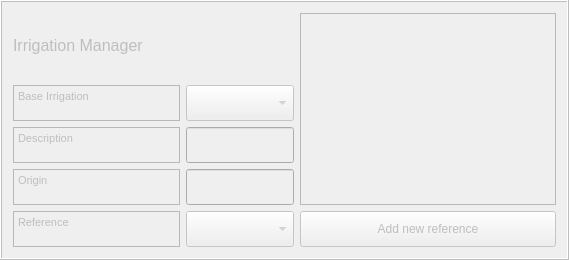
    <widget class="QFrame" name="frame1">
     <property name="enabled">
      <bool>false</bool>
     </property>
     <property name="sizePolicy">
      <sizepolicy hsizetype="Expanding" vsizetype="Preferred">
       <horstretch>0</horstretch>
       <verstretch>0</verstretch>
      </sizepolicy>
     </property>
     <property name="maximumSize">
      <size>
       <width>2000</width>
       <height>16777215</height>
      </size>
     </property>
     <property name="frameShape">
      <enum>QFrame::Box</enum>
     </property>
     <property name="frameShadow">
      <enum>QFrame::Raised</enum>
     </property>
     <layout class="QGridLayout" name="gridLayout_2">
      <item row="0" column="0">
       <widget class="QLabel" name="label_46">
        <property name="text">
         <string>&lt;!DOCTYPE HTML PUBLIC &quot;-//W3C//DTD HTML 4.0//EN&quot; &quot;http://www.w3.org/TR/REC-html40/strict.dtd&quot;&gt;
&lt;html&gt;&lt;head&gt;&lt;meta name=&quot;qrichtext&quot; content=&quot;1&quot; /&gt;&lt;style type=&quot;text/css&quot;&gt;
p, li { white-space: pre-wrap; }
&lt;/style&gt;&lt;/head&gt;&lt;body style=&quot; font-family:'MS Shell Dlg 2'; font-size:8pt; font-weight:400; font-style:normal;&quot;&gt;
&lt;p style=&quot; margin-top:0px; margin-bottom:0px; margin-left:0px; margin-right:0px; -qt-block-indent:0; text-indent:0px;&quot;&gt;&lt;span style=&quot; font-size:12pt;&quot;&gt;Irrigation Manager&lt;/span&gt;&lt;/p&gt;&lt;/body&gt;&lt;/html&gt;</string>
        </property>
       </widget>
      </item>
      <item row="0" column="2" rowspan="4">
       <widget class="QTextBrowser" name="textBrowserRef">
        <property name="sizePolicy">
         <sizepolicy hsizetype="Expanding" vsizetype="Expanding">
          <horstretch>0</horstretch>
          <verstretch>0</verstretch>
         </sizepolicy>
        </property>
        <property name="maximumSize">
         <size>
          <width>900</width>
          <height>500</height>
         </size>
        </property>
       </widget>
      </item>
      <item row="1" column="0">
       <widget class="QTextBrowser" name="textBrowserBaseESTM">
        <property name="sizePolicy">
         <sizepolicy hsizetype="Expanding" vsizetype="Preferred">
          <horstretch>0</horstretch>
          <verstretch>0</verstretch>
         </sizepolicy>
        </property>
        <property name="maximumSize">
         <size>
          <width>167</width>
          <height>36</height>
         </size>
        </property>
        <property name="html">
         <string>&lt;!DOCTYPE HTML PUBLIC &quot;-//W3C//DTD HTML 4.0//EN&quot; &quot;http://www.w3.org/TR/REC-html40/strict.dtd&quot;&gt;
&lt;html&gt;&lt;head&gt;&lt;meta name=&quot;qrichtext&quot; content=&quot;1&quot; /&gt;&lt;style type=&quot;text/css&quot;&gt;
p, li { white-space: pre-wrap; }
&lt;/style&gt;&lt;/head&gt;&lt;body style=&quot; font-family:'MS Shell Dlg 2'; font-size:8.25pt; font-weight:400; font-style:normal;&quot;&gt;
&lt;p style=&quot; margin-top:0px; margin-bottom:0px; margin-left:0px; margin-right:0px; -qt-block-indent:0; text-indent:0px;&quot;&gt;&lt;span style=&quot; font-size:8pt;&quot;&gt;Base Irrigation&lt;/span&gt;&lt;/p&gt;&lt;/body&gt;&lt;/html&gt;</string>
        </property>
       </widget>
      </item>
      <item row="1" column="1">
       <widget class="QComboBox" name="comboBoxBaseIrr">
        <property name="sizePolicy">
         <sizepolicy hsizetype="Preferred" vsizetype="Preferred">
          <horstretch>0</horstretch>
          <verstretch>0</verstretch>
         </sizepolicy>
        </property>
        <property name="minimumSize">
         <size>
          <width>0</width>
          <height>36</height>
         </size>
        </property>
        <property name="maximumSize">
         <size>
          <width>500</width>
          <height>36</height>
         </size>
        </property>
       </widget>
      </item>
      <item row="2" column="0">
       <widget class="QTextBrowser" name="textBrowserDesc">
        <property name="sizePolicy">
         <sizepolicy hsizetype="Expanding" vsizetype="Preferred">
          <horstretch>0</horstretch>
          <verstretch>0</verstretch>
         </sizepolicy>
        </property>
        <property name="maximumSize">
         <size>
          <width>167</width>
          <height>36</height>
         </size>
        </property>
        <property name="html">
         <string>&lt;!DOCTYPE HTML PUBLIC &quot;-//W3C//DTD HTML 4.0//EN&quot; &quot;http://www.w3.org/TR/REC-html40/strict.dtd&quot;&gt;
&lt;html&gt;&lt;head&gt;&lt;meta name=&quot;qrichtext&quot; content=&quot;1&quot; /&gt;&lt;style type=&quot;text/css&quot;&gt;
p, li { white-space: pre-wrap; }
&lt;/style&gt;&lt;/head&gt;&lt;body style=&quot; font-family:'MS Shell Dlg 2'; font-size:8.25pt; font-weight:400; font-style:normal;&quot;&gt;
&lt;p style=&quot; margin-top:0px; margin-bottom:0px; margin-left:0px; margin-right:0px; -qt-block-indent:0; text-indent:0px;&quot;&gt;&lt;span style=&quot; font-size:8pt;&quot;&gt;Description&lt;/span&gt;&lt;/p&gt;&lt;/body&gt;&lt;/html&gt;</string>
        </property>
       </widget>
      </item>
      <item row="2" column="1">
       <widget class="QgsFilterLineEdit" name="textEditDesc">
        <property name="sizePolicy">
         <sizepolicy hsizetype="Expanding" vsizetype="Preferred">
          <horstretch>0</horstretch>
          <verstretch>0</verstretch>
         </sizepolicy>
        </property>
        <property name="maximumSize">
         <size>
          <width>16777215</width>
          <height>36</height>
         </size>
        </property>
        <property name="inputMethodHints">
         <set>Qt::ImhNone</set>
        </property>
        <property name="qgisRelation" stdset="0">
         <string notr="true"/>
        </property>
       </widget>
      </item>
      <item row="3" column="0">
       <widget class="QTextBrowser" name="textBrowserOrig">
        <property name="sizePolicy">
         <sizepolicy hsizetype="Expanding" vsizetype="Preferred">
          <horstretch>0</horstretch>
          <verstretch>0</verstretch>
         </sizepolicy>
        </property>
        <property name="maximumSize">
         <size>
          <width>167</width>
          <height>36</height>
         </size>
        </property>
        <property name="html">
         <string>&lt;!DOCTYPE HTML PUBLIC &quot;-//W3C//DTD HTML 4.0//EN&quot; &quot;http://www.w3.org/TR/REC-html40/strict.dtd&quot;&gt;
&lt;html&gt;&lt;head&gt;&lt;meta name=&quot;qrichtext&quot; content=&quot;1&quot; /&gt;&lt;style type=&quot;text/css&quot;&gt;
p, li { white-space: pre-wrap; }
&lt;/style&gt;&lt;/head&gt;&lt;body style=&quot; font-family:'MS Shell Dlg 2'; font-size:8.25pt; font-weight:400; font-style:normal;&quot;&gt;
&lt;p style=&quot; margin-top:0px; margin-bottom:0px; margin-left:0px; margin-right:0px; -qt-block-indent:0; text-indent:0px;&quot;&gt;&lt;span style=&quot; font-size:8pt;&quot;&gt;Origin&lt;/span&gt;&lt;/p&gt;&lt;/body&gt;&lt;/html&gt;</string>
        </property>
       </widget>
      </item>
      <item row="3" column="1">
       <widget class="QgsFilterLineEdit" name="textEditOrig">
        <property name="sizePolicy">
         <sizepolicy hsizetype="Expanding" vsizetype="Preferred">
          <horstretch>0</horstretch>
          <verstretch>0</verstretch>
         </sizepolicy>
        </property>
        <property name="maximumSize">
         <size>
          <width>16777215</width>
          <height>36</height>
         </size>
        </property>
        <property name="qgisRelation" stdset="0">
         <string notr="true"/>
        </property>
       </widget>
      </item>
      <item row="4" column="0">
       <widget class="QTextBrowser" name="textBrowserOrig_2">
        <property name="sizePolicy">
         <sizepolicy hsizetype="Expanding" vsizetype="Preferred">
          <horstretch>0</horstretch>
          <verstretch>0</verstretch>
         </sizepolicy>
        </property>
        <property name="maximumSize">
         <size>
          <width>167</width>
          <height>36</height>
         </size>
        </property>
        <property name="html">
         <string>&lt;!DOCTYPE HTML PUBLIC &quot;-//W3C//DTD HTML 4.0//EN&quot; &quot;http://www.w3.org/TR/REC-html40/strict.dtd&quot;&gt;
&lt;html&gt;&lt;head&gt;&lt;meta name=&quot;qrichtext&quot; content=&quot;1&quot; /&gt;&lt;style type=&quot;text/css&quot;&gt;
p, li { white-space: pre-wrap; }
&lt;/style&gt;&lt;/head&gt;&lt;body style=&quot; font-family:'MS Shell Dlg 2'; font-size:8.25pt; font-weight:400; font-style:normal;&quot;&gt;
&lt;p style=&quot; margin-top:0px; margin-bottom:0px; margin-left:0px; margin-right:0px; -qt-block-indent:0; text-indent:0px;&quot;&gt;&lt;span style=&quot; font-size:8pt;&quot;&gt;Reference&lt;/span&gt;&lt;/p&gt;&lt;/body&gt;&lt;/html&gt;</string>
        </property>
       </widget>
      </item>
      <item row="4" column="1">
       <widget class="QComboBox" name="comboBoxRef">
        <property name="sizePolicy">
         <sizepolicy hsizetype="Preferred" vsizetype="Preferred">
          <horstretch>0</horstretch>
          <verstretch>0</verstretch>
         </sizepolicy>
        </property>
        <property name="minimumSize">
         <size>
          <width>0</width>
          <height>36</height>
         </size>
        </property>
        <property name="maximumSize">
         <size>
          <width>500</width>
          <height>36</height>
         </size>
        </property>
       </widget>
      </item>
      <item row="4" column="2">
       <widget class="QPushButton" name="pushButtonToRefManager">
        <property name="sizePolicy">
         <sizepolicy hsizetype="Minimum" vsizetype="Expanding">
          <horstretch>0</horstretch>
          <verstretch>0</verstretch>
         </sizepolicy>
        </property>
        <property name="maximumSize">
         <size>
          <width>16777215</width>
          <height>36</height>
         </size>
        </property>
        <property name="text">
         <string>Add new reference</string>
        </property>
       </widget>
      </item>
     </layout>
    </widget>
